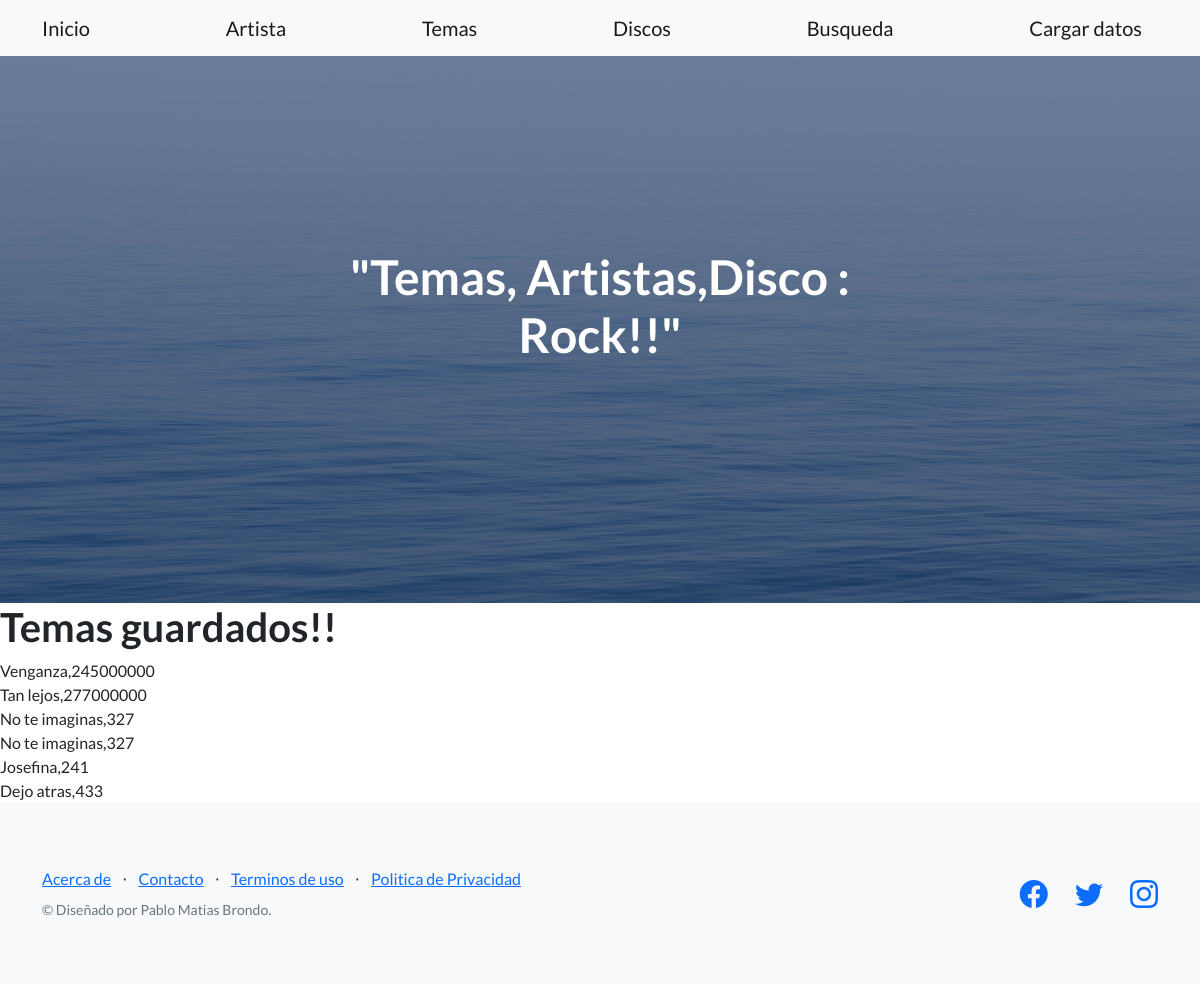
The app's page /app/tema/, older data.
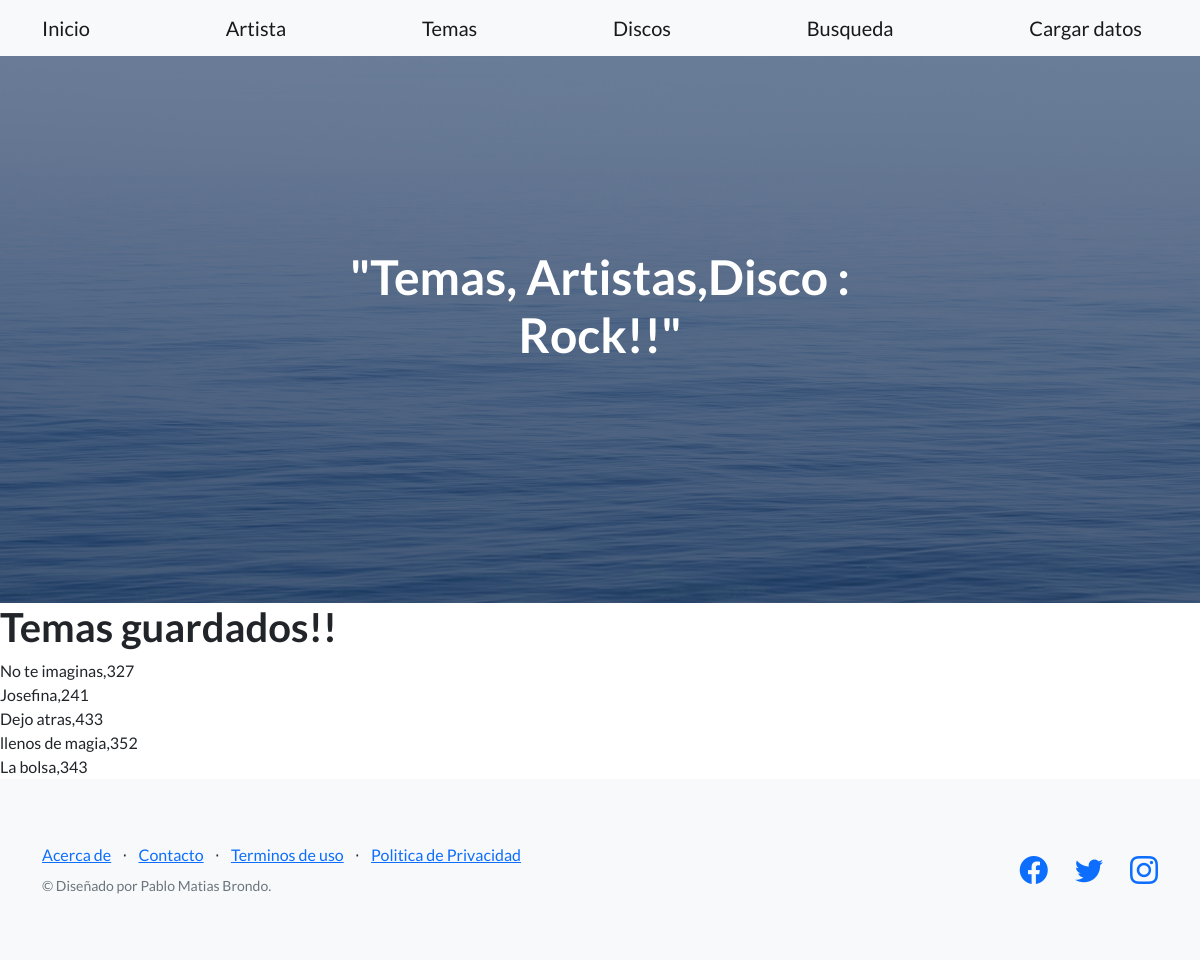
The same page, newer data.
### app_entrega3/models.py (models this page shows)
class Temas(models.Model):
    nombre_tema=models.CharField(max_length=30)
    duracion=models.IntegerField()
    def __str__(self):
        return f"{self.nombre_tema},{self.duracion}"

### app_entrega3/views.py (the view)
# urls.py: path("tema/",tema,name='tema.html'),
def tema(request):
    tema=Temas.objects.all()
    return render(request,'tema.html',{"tema":tema})

### app_entrega3/templates/tema.html
{% extends 'padre.html' %}
{% load static %}
{% block dinamico %}
<h1>Temas guardados!!</h1>
<body>
    {% for ver in tema %}
    {{ver}}<br/>
    {% endfor %}
</body>
{% endblock %}

Row changes from the older to the newer data that the page shows:
removed Temas: nombre_tema+duracion "Venganza,245000000"
removed Temas: nombre_tema+duracion "Tan lejos,277000000"
removed Temas: nombre_tema+duracion "No te imaginas,327"
added Temas: nombre_tema+duracion "llenos de magia,352"
added Temas: nombre_tema+duracion "La bolsa,343"
